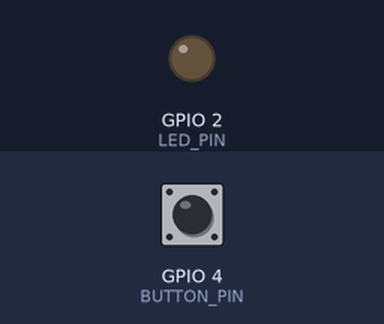
This sketch was run on a simulated ESP32. Shown: output pins drawn as LEDs (lit = HIGH). The inputs (shaded band) are chosen by the test bench; at power-on: GPIO 4 (BUTTON_PIN) LOW.

Above: at 1.2 s.
1.3 s: GPIO 4 (BUTTON_PIN) pulled HIGH for 0.15 s
At 2.5 s:
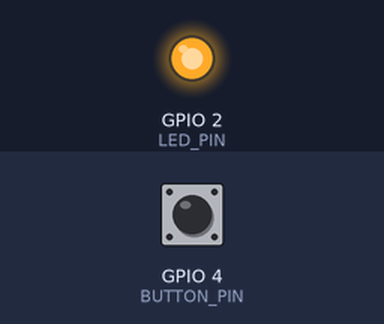
2.9 s: GPIO 4 (BUTTON_PIN) pulled HIGH for 1 s
At 3.9 s:
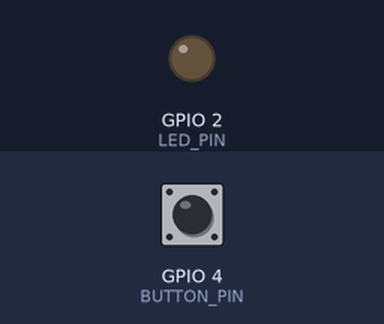
5.4 s: GPIO 4 (BUTTON_PIN) pulled HIGH for 3.2 s
At 5.8 s:
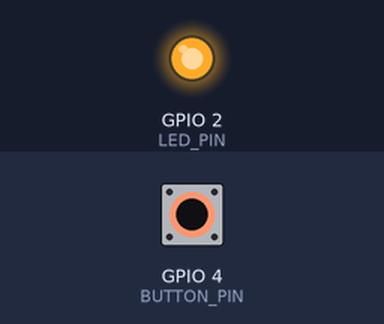
Timing chart, 0 to 8.4 s (numbered marks = the images above; inputs shaded):
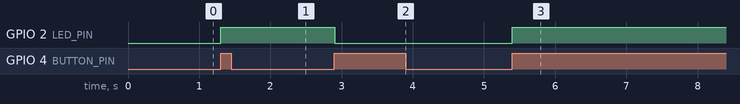

The sketch:

button_toggle_led.ino
```cpp
#define BUTTON_PIN 4
#define LED_PIN 2

bool ledState = false;
int lastButtonState = LOW;

void setup() {
  pinMode(BUTTON_PIN, INPUT_PULLDOWN);
  pinMode(LED_PIN, OUTPUT);
}

void loop() {
  int reading = digitalRead(BUTTON_PIN);

  if (reading == HIGH && lastButtonState == LOW) {
    ledState = !ledState;
    digitalWrite(LED_PIN, ledState);
  }

  lastButtonState = reading;
}
```

Measured:
- after the input at 1.3 s, GPIO 2 (LED_PIN): LOW → HIGH at once
- after the input at 2.9 s, GPIO 2 (LED_PIN): HIGH → LOW at once
- after the input at 5.4 s, GPIO 2 (LED_PIN): LOW → HIGH at once
